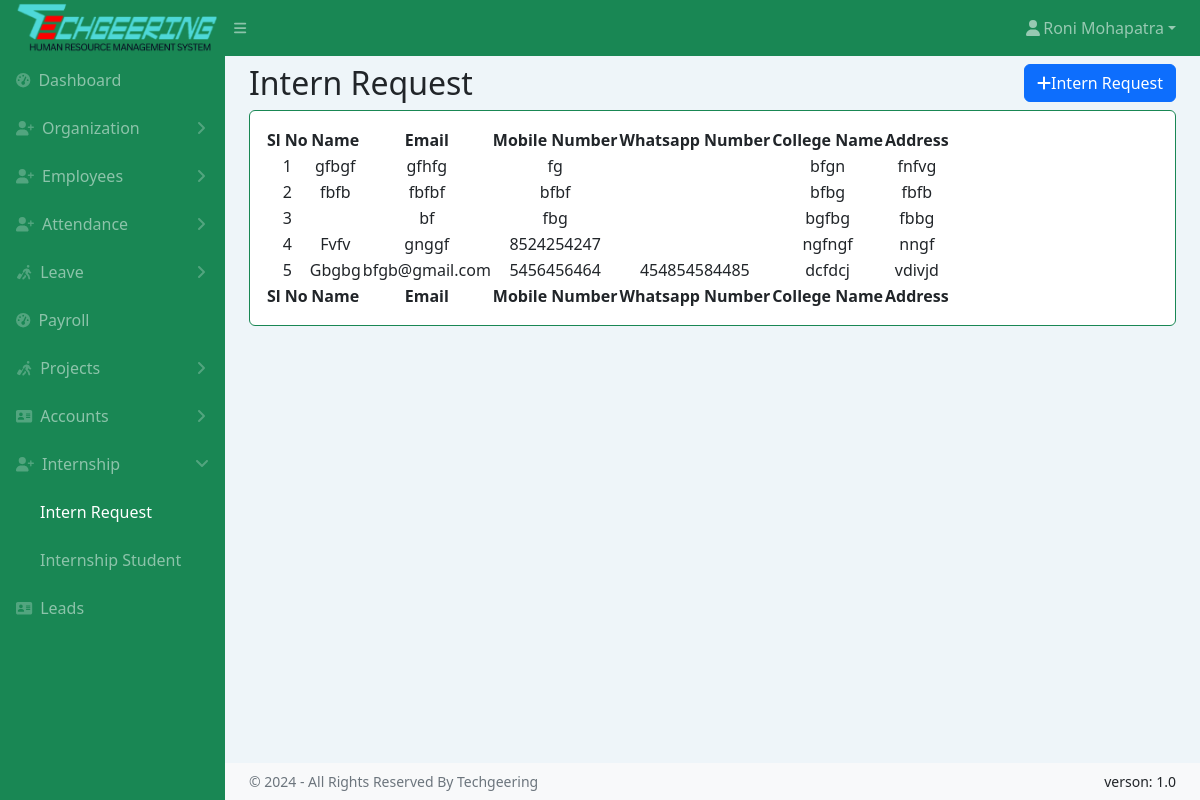
Screenshot of /intern_request.php (signed in) with the database file from the repository.
### tables this page shows
CREATE TABLE `employee` (
  `id` int(11) NOT NULL,
  `em_code` varchar(64) DEFAULT NULL,
  `des_id` int(11) DEFAULT NULL,
  `dep_id` int(11) DEFAULT NULL,
  `full_name` varchar(128) DEFAULT NULL,
  `father_name` varchar(50) NOT NULL,
  `mother_name` varchar(50) NOT NULL,
  `em_email` varchar(64) DEFAULT NULL,
  `prof_email` varchar(70) NOT NULL,
  `marital_status` varchar(20) NOT NULL,
  `em_password` varchar(512) NOT NULL,
  `em_role` int(10) NOT NULL,
  `status` enum('ACTIVE','INACTIVE') NOT NULL DEFAULT 'ACTIVE',
  `em_gender` enum('Male','Female') NOT NULL DEFAULT 'Male',
  `em_phone` varchar(64) DEFAULT NULL,
  `em_wahtsapp` varchar(64) DEFAULT NULL,
  `em_birthday` varchar(128) DEFAULT NULL,
  `em_blood_group` enum('O+','O-','A+','A-','B+','B-','AB+','OB+') DEFAULT NULL,
  `em_joining_date` varchar(128) DEFAULT NULL,
  `last_company_date` date DEFAULT NULL,
  `em_contact_end` varchar(128) DEFAULT NULL,
  `em_image` varchar(128) DEFAULT NULL,
  `em_aadher` varchar(64) DEFAULT NULL,
  `em_pan` varchar(20) NOT NULL,
  `emergency_contact` int(10) NOT NULL
);

CREATE TABLE `intern_request` (
  `id` int(11) NOT NULL,
  `name` varchar(30) NOT NULL,
  `email` varchar(30) NOT NULL,
  `mob_num` varchar(10) NOT NULL,
  `wp_num` varchar(20) NOT NULL,
  `clg_name` varchar(40) NOT NULL,
  `address` longtext NOT NULL
);

### intern_request.php (the view, shortened to what this page needs)
<!DOCTYPE html>
<html lang="en">
<head>
    <link href="https://cdn.jsdelivr.net/npm/simple-datatables@7.1.2/dist/style.min.css" rel="stylesheet" />
    <link href="assets/css/styles.css" rel="stylesheet" />
</head>
<body class="sb-nav-fixed">
    <?php include 'common/topnav.php' ?>
    <div id="layoutSidenav">
        <?php include 'common/sidenav.php' ?>
        <div id="layoutSidenav_content">
            <main>
                <div class="container-fluid px-4">
                    <div class="d-flex justify-content-between align-items-center">
                        <h2 class="my-2">Intern Request</h2>
                        <button type="button" class="btn btn-primary" data-bs-toggle="modal" data-bs-target="#addreq">
                            <i class="fa-solid fa-plus"></i>Intern Request
                        </button>
                    </div>
                    <div class="card mb-4">
                        <div class="card-body">
                            <table id="datatablesSimple">
                                <thead>
                                    <tr>
                                        <th class="text-center">Sl No</th>
                                        <th class="text-center">Name</th>
                                        <th class="text-center">Email</th>
                                        <th class="text-center">Mobile Number</th>
                                        <th class="text-center">Whatsapp Number</th>
                                        <th class="text-center">College Name</th>
                                        <th class="text-center">Address</th>
                                    </tr>
                                </thead>
                                <tbody>
                                    <?php
                                    include "common/conn.php";
                                    $sql = "SELECT * FROM intern_request";
                                    $result = $conn->query($sql);
                                    $slno = 1;
                                    if ($result->num_rows > 0) {
                                        while ($row = $result->fetch_assoc()) {
                                            ?>
                                            <tr>
                                                <td class="text-center"><?php echo $slno; ?></td>
                                                <td class="text-center"><?php echo $row["name"]; ?></td>
                                                <td class="text-center"><?php echo $row["email"]; ?></td>
                                                <td class="text-center"><?php echo $row["mob_num"]; ?></td>
                                                <td class="text-center"><?php echo $row["wp_num"]; ?></td>
                                                <td class="text-center"><?php echo $row["clg_name"]; ?></td>
                                                <td class="text-center"><?php echo $row["address"]; ?></td>
                                            </tr>
                                            <?php
                                            $slno++;
                                        }
                                    } else {
                                        echo "0 results";
                                    }
                                    ?>
                                </tbody>
                                <tfoot>
                                    <tr>
                                        <th class="text-center">Sl No</th>
                                        <th class="text-center">Name</th>
                                        <th class="text-center">Email</th>
                                        <th class="text-center">Mobile Number</th>
                                        <th class="text-center">Whatsapp Number</th>
                                        <th class="text-center">College Name</th>
                                        <th class="text-center">Address</th>
                                    </tr>
                                </tfoot>
                            </table>
                        </div>
                    </div>
                </div>
            </main>
            <?php include 'common/copyrightfooter.php' ?>
        </div>
    </div>
</body>
</html>

### common/topnav.php (shortened to what this page needs)
<?php
$userid = $_SESSION['username'];
?>
<nav class="sb-topnav navbar navbar-expand navbar-dark bg-success">
    <a class="navbar-brand ps-3 text-center" href="index.php">
        <img src="assets/img/logo.png" class="img-fluid">
    </a>
    <button class="btn btn-link btn-sm order-1 order-lg-0 me-4 me-lg-0" id="sidebarToggle" href="#!"><i
            class="fas fa-bars"></i></button>
    <ul class="navbar-nav ms-auto me-0 me-md-3 my-2 my-md-0">
        <li class="nav-item dropdown">
            <?php
            include "common/conn.php";
            $sql = "SELECT * FROM employee WHERE id=$userid";
            $result = $conn->query($sql);
            if ($result->num_rows > 0) {
                $row = $result->fetch_assoc();
            }
            ?>
            <a class="nav-link dropdown-toggle" id="navbarDropdown" href="#" role="button" data-bs-toggle="dropdown"
                aria-expanded="false"><i class="fas fa-user fa-fw"></i><?php echo $row["full_name"]; ?></a>
        </li>
    </ul>
</nav>

### rows the page displays
employee: full_name "Roni Mohapatra"
intern_request: name "gfbgf", email "gfhfg", mob_num "fg", clg_name "bfgn", address "fnfvg"
intern_request: name "fbfb", email "fbfbf", mob_num "bfbf", clg_name "bfbg", address "fbfb"
intern_request: email "bf", mob_num "fbg", clg_name "bgfbg", address "fbbg"
intern_request: name "Fvfv", email "gnggf", mob_num "8524254247", clg_name "ngfngf", address "nngf"
intern_request: name "Gbgbg", email "bfgb@gmail.com", mob_num "5456456464", wp_num "454854584485", clg_name "dcfdcj", address "vdivjd"
